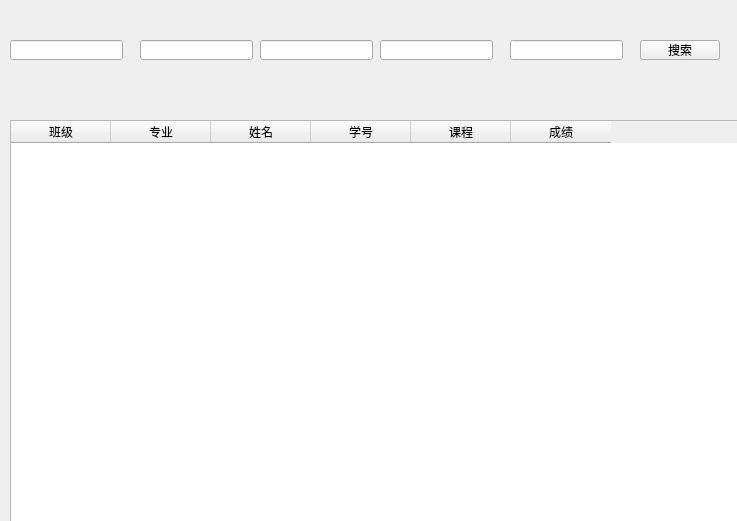
<?xml version="1.0" encoding="UTF-8"?>
<ui version="4.0">
 <class>Score</class>
 <widget class="QWidget" name="Score">
  <property name="geometry">
   <rect>
    <x>0</x>
    <y>0</y>
    <width>737</width>
    <height>521</height>
   </rect>
  </property>
  <property name="windowTitle">
   <string>Form</string>
  </property>
  <widget class="QTableWidget" name="tableWidget">
   <property name="geometry">
    <rect>
     <x>10</x>
     <y>120</y>
     <width>1400</width>
     <height>550</height>
    </rect>
   </property>
   <column>
    <property name="text">
     <string>班级</string>
    </property>
   </column>
   <column>
    <property name="text">
     <string>专业</string>
    </property>
   </column>
   <column>
    <property name="text">
     <string>姓名</string>
    </property>
   </column>
   <column>
    <property name="text">
     <string>学号</string>
    </property>
   </column>
   <column>
    <property name="text">
     <string>课程</string>
    </property>
   </column>
   <column>
    <property name="text">
     <string>成绩</string>
    </property>
   </column>
  </widget>
  <widget class="QLineEdit" name="lineEdit_class">
   <property name="geometry">
    <rect>
     <x>10</x>
     <y>40</y>
     <width>113</width>
     <height>20</height>
    </rect>
   </property>
  </widget>
  <widget class="QLineEdit" name="lineEdit_major">
   <property name="geometry">
    <rect>
     <x>140</x>
     <y>40</y>
     <width>113</width>
     <height>20</height>
    </rect>
   </property>
  </widget>
  <widget class="QLineEdit" name="lineEdit_name">
   <property name="geometry">
    <rect>
     <x>260</x>
     <y>40</y>
     <width>113</width>
     <height>20</height>
    </rect>
   </property>
  </widget>
  <widget class="QLineEdit" name="lineEdit_number">
   <property name="geometry">
    <rect>
     <x>380</x>
     <y>40</y>
     <width>113</width>
     <height>20</height>
    </rect>
   </property>
  </widget>
  <widget class="QLineEdit" name="lineEdit_course">
   <property name="geometry">
    <rect>
     <x>510</x>
     <y>40</y>
     <width>113</width>
     <height>20</height>
    </rect>
   </property>
  </widget>
  <widget class="QPushButton" name="pushButton_search">
   <property name="geometry">
    <rect>
     <x>640</x>
     <y>40</y>
     <width>80</width>
     <height>20</height>
    </rect>
   </property>
   <property name="text">
    <string>搜索</string>
   </property>
  </widget>
 </widget>
 <resources/>
 <connections/>
</ui>
